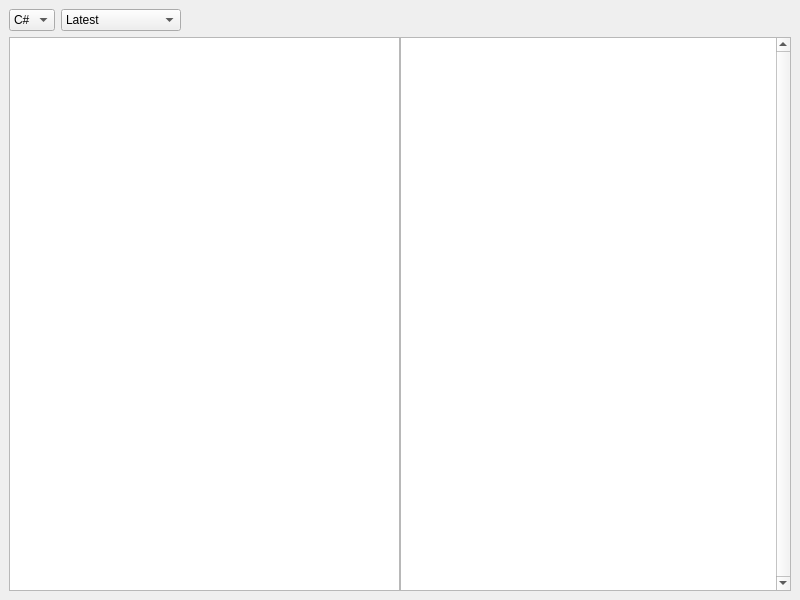
<?xml version="1.0" encoding="UTF-8"?>
<ui version="4.0">
 <class>MainWindow</class>
 <widget class="QMainWindow" name="MainWindow">
  <property name="geometry">
   <rect>
    <x>0</x>
    <y>0</y>
    <width>800</width>
    <height>600</height>
   </rect>
  </property>
  <widget class="QWidget" name="centralwidget">
   <layout class="QVBoxLayout" name="verticalLayout">
    <item>
     <layout class="QHBoxLayout" name="horizontalLayout">
      <item>
       <widget class="QComboBox" name="languageCombo">
        <item>
         <property name="text">
          <string>C#</string>
         </property>
        </item>
        <item>
         <property name="text">
          <string>IL</string>
         </property>
        </item>
       </widget>
      </item>
      <item>
       <widget class="QComboBox" name="csVersionCombo">
        <item>
         <property name="text">
          <string>Latest</string>
         </property>
        </item>
        <item>
         <property name="text">
          <string>Preview</string>
         </property>
        </item>
        <item>
         <property name="text">
          <string>12.0 / VS 2022.8</string>
         </property>
        </item>
        <item>
         <property name="text">
          <string>11.0 / VS 2022.4</string>
         </property>
        </item>
        <item>
         <property name="text">
          <string>10.0 / VS 2022</string>
         </property>
        </item>
        <item>
         <property name="text">
          <string>9.0 / VS 2019.8</string>
         </property>
        </item>
        <item>
         <property name="text">
          <string>8.0 / VS 2019</string>
         </property>
        </item>
        <item>
         <property name="text">
          <string>7.3 / VS 2017.7</string>
         </property>
        </item>
        <item>
         <property name="text">
          <string>7.2 / VS 2017.4</string>
         </property>
        </item>
        <item>
         <property name="text">
          <string>7.1 / VS 2017.3</string>
         </property>
        </item>
        <item>
         <property name="text">
          <string>7.0 / VS 2017</string>
         </property>
        </item>
        <item>
         <property name="text">
          <string>6.0 / VS 2015</string>
         </property>
        </item>
        <item>
         <property name="text">
          <string>5.0 / VS 2012</string>
         </property>
        </item>
        <item>
         <property name="text">
          <string>4.0 / VS 2010</string>
         </property>
        </item>
        <item>
         <property name="text">
          <string>3.0 / VS 2008</string>
         </property>
        </item>
        <item>
         <property name="text">
          <string>2.0 / VS 2005</string>
         </property>
        </item>
        <item>
         <property name="text">
          <string>1.0 / VS .NET</string>
         </property>
        </item>
       </widget>
      </item>
      <item>
       <spacer name="horizontalSpacer">
        <property name="orientation">
         <enum>Qt::Orientation::Horizontal</enum>
        </property>
        <property name="sizeHint" stdset="0">
         <size>
          <width>40</width>
          <height>20</height>
         </size>
        </property>
       </spacer>
      </item>
     </layout>
    </item>
    <item>
     <widget class="QSplitter" name="splitter">
      <property name="sizePolicy">
       <sizepolicy hsizetype="Expanding" vsizetype="Expanding">
        <horstretch>0</horstretch>
        <verstretch>0</verstretch>
       </sizepolicy>
      </property>
      <property name="orientation">
       <enum>Qt::Orientation::Horizontal</enum>
      </property>
      <property name="handleWidth">
       <number>0</number>
      </property>
      <widget class="QTreeWidget" name="treeWidget">
       <property name="headerHidden">
        <bool>true</bool>
       </property>
       <column>
        <property name="text">
         <string/>
        </property>
       </column>
      </widget>
      <widget class="CodeEditor" name="codeEditor">
       <property name="verticalScrollBarPolicy">
        <enum>Qt::ScrollBarPolicy::ScrollBarAlwaysOn</enum>
       </property>
      </widget>
     </widget>
    </item>
   </layout>
  </widget>
 </widget>
 <customwidgets>
  <customwidget>
   <class>CodeEditor</class>
   <extends>QPlainTextEdit</extends>
   <header>widgets/codeeditor/codeeditor.h</header>
  </customwidget>
 </customwidgets>
 <resources/>
 <connections/>
</ui>
